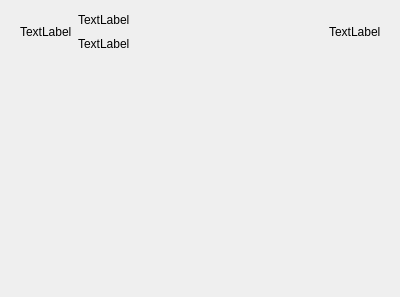
<?xml version="1.0" encoding="UTF-8"?>
<ui version="4.0">
 <class>Form</class>
 <widget class="QWidget" name="Form">
  <property name="geometry">
   <rect>
    <x>0</x>
    <y>0</y>
    <width>400</width>
    <height>297</height>
   </rect>
  </property>
  <property name="windowTitle">
   <string>Form</string>
  </property>
  <widget class="QWidget" name="horizontalLayoutWidget">
   <property name="geometry">
    <rect>
     <x>20</x>
     <y>10</y>
     <width>361</width>
     <height>43</height>
    </rect>
   </property>
   <layout class="QHBoxLayout" name="horizontalLayout">
    <item>
     <widget class="QLabel" name="label">
      <property name="lineWidth">
       <number>1</number>
      </property>
      <property name="text">
       <string>TextLabel</string>
      </property>
     </widget>
    </item>
    <item>
     <layout class="QVBoxLayout" name="verticalLayout">
      <item>
       <widget class="QLabel" name="label_3">
        <property name="text">
         <string>TextLabel</string>
        </property>
       </widget>
      </item>
      <item>
       <widget class="QLabel" name="label_4">
        <property name="text">
         <string>TextLabel</string>
        </property>
       </widget>
      </item>
     </layout>
    </item>
    <item>
     <spacer name="horizontalSpacer">
      <property name="orientation">
       <enum>Qt::Horizontal</enum>
      </property>
      <property name="sizeHint" stdset="0">
       <size>
        <width>40</width>
        <height>20</height>
       </size>
      </property>
     </spacer>
    </item>
    <item>
     <widget class="QLabel" name="label_2">
      <property name="text">
       <string>TextLabel</string>
      </property>
     </widget>
    </item>
   </layout>
  </widget>
 </widget>
 <resources/>
 <connections/>
</ui>
